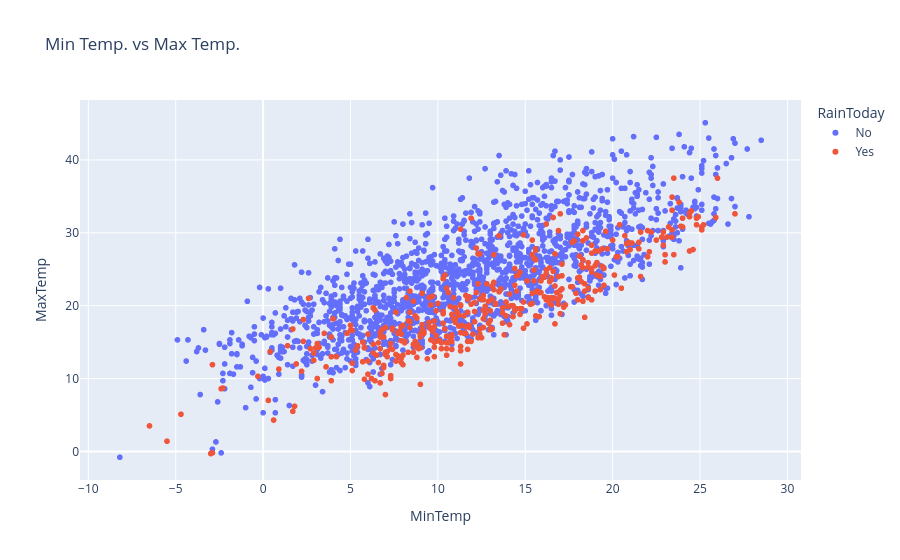

Notebook cell for this chart:
### Markdown cell above
#### Temperature distribution

### Code cell
px.scatter(raw_df.sample(2000), title='Min Temp. vs Max Temp.', x='MinTemp', y='MaxTemp', color='RainToday')

### Figure 1 — Plotly figure (JSON) as saved in the notebook; plotly's stock layout.template omitted (floating-point values rounded to 4 significant figures; data arrays with more than 128 entries replaced by an {"elided": "..."} marker saying what was removed)
{"data": [{"hovertemplate": "RainToday=No<br>MinTemp=%{x}<br>MaxTemp=%{y}<extra></extra>", "legendgroup": "No", "marker": {"color": "#636efa", "symbol": "circle"}, "mode": "markers", "name": "No", "showlegend": true, "type": "scattergl", "x": {"elided": "1575 float values"}, "xaxis": "x", "y": {"elided": "1575 float values"}, "yaxis": "y"}, {"hovertemplate": "RainToday=Yes<br>MinTemp=%{x}<br>MaxTemp=%{y}<extra></extra>", "legendgroup": "Yes", "marker": {"color": "#EF553B", "symbol": "circle"}, "mode": "markers", "name": "Yes", "showlegend": true, "type": "scattergl", "x": {"elided": "425 float values"}, "xaxis": "x", "y": {"elided": "425 float values"}, "yaxis": "y"}], "layout": {"legend": {"title": {"text": "RainToday"}, "tracegroupgap": 0}, "title": {"text": "Min Temp. vs Max Temp."}, "xaxis": {"anchor": "y", "domain": [0, 1], "title": {"text": "MinTemp"}}, "yaxis": {"anchor": "x", "domain": [0, 1], "title": {"text": "MaxTemp"}}}}
